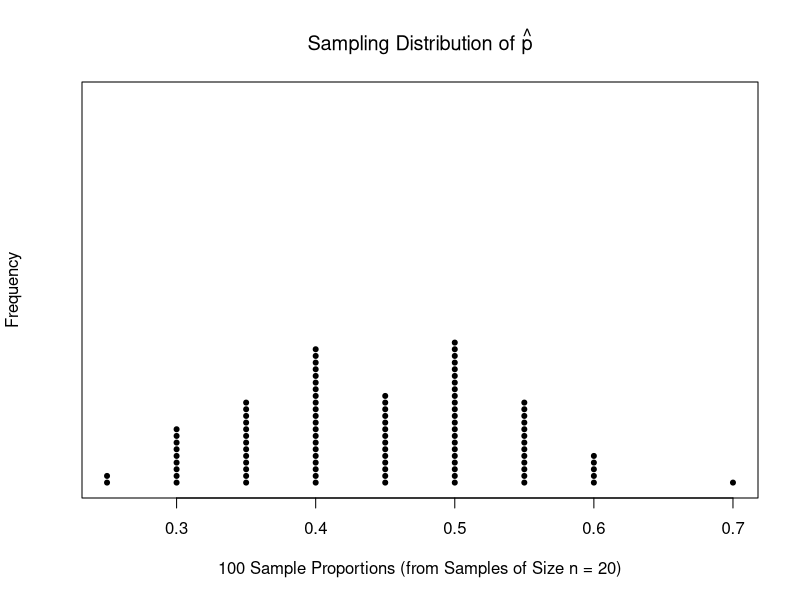

Write R code to recreate this figure.
## ---- chunk 1
knitr::opts_chunk$set(echo = TRUE)
## ---- chunk 2
employee <- read.csv("employee.csv")
## ---- chunk 3
str(employee)
## ---- chunk 4
addmargins(table(employee$female))
## ---- chunk 5
216 / 473
## ---- chunk 6
randomSampleProportion <- function(data, column, n){
  
  random_sample <- data[sample(1:nrow(data), n), column]
  print(paste("Variable:", colnames(data)[column]))
  print(paste("Generated Random Sample of Size", n))
  print(random_sample)
  print(paste("Sample Proportion:", mean(random_sample == "yes")))
  
}
## ---- chunk 7
randomSampleProportion(data = employee, column = 8, n = 20)
## ---- chunk 8
# Replace this text with your code

## ---- chunk 9
samplingDistProportion <- function(data, column, n){
  
  sample_proportions <- rep(0, 100)
  
  for(i in 1:100) {
    randomSample <- data[sample(1:nrow(data), n), column]
    sample_proportions[i] <- mean(randomSample == "yes")
  }

  stripchart(sample_proportions, method = "stack", pch = 20, at = 0,
             main = bquote(paste("Sampling Distribution of ", hat(p))),
             ylab = "Frequency",
             xlab = paste("100 Sample Proportions (from Samples of Size n = ", 
                          n, ")", sep =""))

}
## ---- chunk 10
samplingDistProportion(data = employee, column = 8, n = 20)
## ---- chunk 11
# Replace this text with your code

## ---- chunk 12

onePopPropHT <- function(x, n, p0, alt = "two.sided"){
  
  # Calculates the sample proportion and z test statistic
  phat <- x / n
  
  # Calculates the null standard deviation
  null.sd <- sqrt((p0 * (1 - p0)) / n)
  
  # Calculates the z test statistic
  z.test.stat <- (phat - p0) / null.sd
  
  # Calculates the p-value (based on the alternative hypothesis provided - default is two-sided)
  if (alt == "greater") {p.value <- pnorm(z.test.stat, lower.tail = FALSE)
  } else if (alt == "less") {p.value <- pnorm(z.test.stat, lower.tail = TRUE)
  } else if (alt == "two.sided") {p.value <- 2 * pnorm(abs(z.test.stat), lower.tail = FALSE)
  }
  
  # Returns list of helpful values
  return(list("phat" = phat, "null.sd" = null.sd, "test.stat" = z.test.stat, "p.value" = p.value))
}
## ---- chunk 13
onePopPropHT(x = 18, n = 150, p0 = 0.10, alt = "greater")
## ---- chunk 14
# Replace this text with your code

## ---- chunk 15

onePopPropCI <- function(x, n, confidence = 0.95){
  
  # Calculates the sample proportion
  phat <- x / n
  
  # Calculates the standard error
  se.phat <- sqrt((phat * (1 - phat)) / n)
  
  # Finds the z* multiplier
  z.multiplier <- qnorm((1 - confidence) / 2, lower.tail = FALSE)
  
  # Calculates the lower and upper bound of the interval
  lower.bound <- phat - z.multiplier*se.phat
  upper.bound <- phat + z.multiplier*se.phat
  
  # Returns a sentence with the results
  return(paste("The ", confidence*100, "% confidence interval is given as: (",
               round(lower.bound,4), ", ", round(upper.bound,4),").", sep = ""))
}

## ---- chunk 16
onePopPropCI(x = 270, n = 500, confidence = 0.95)
## ---- chunk 17
# Replace this text with your code

## ---- chunk 18
# Replace this text with your code
